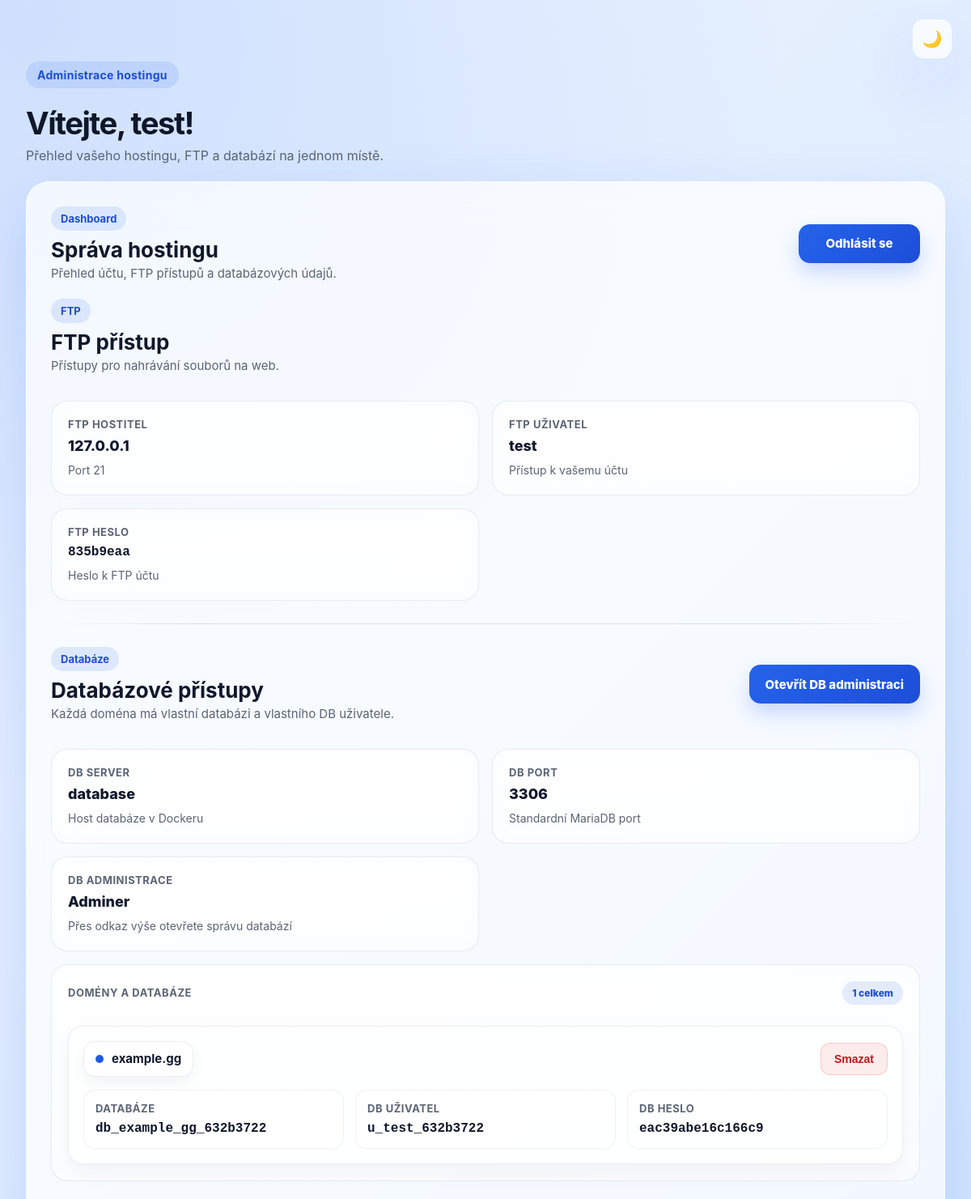
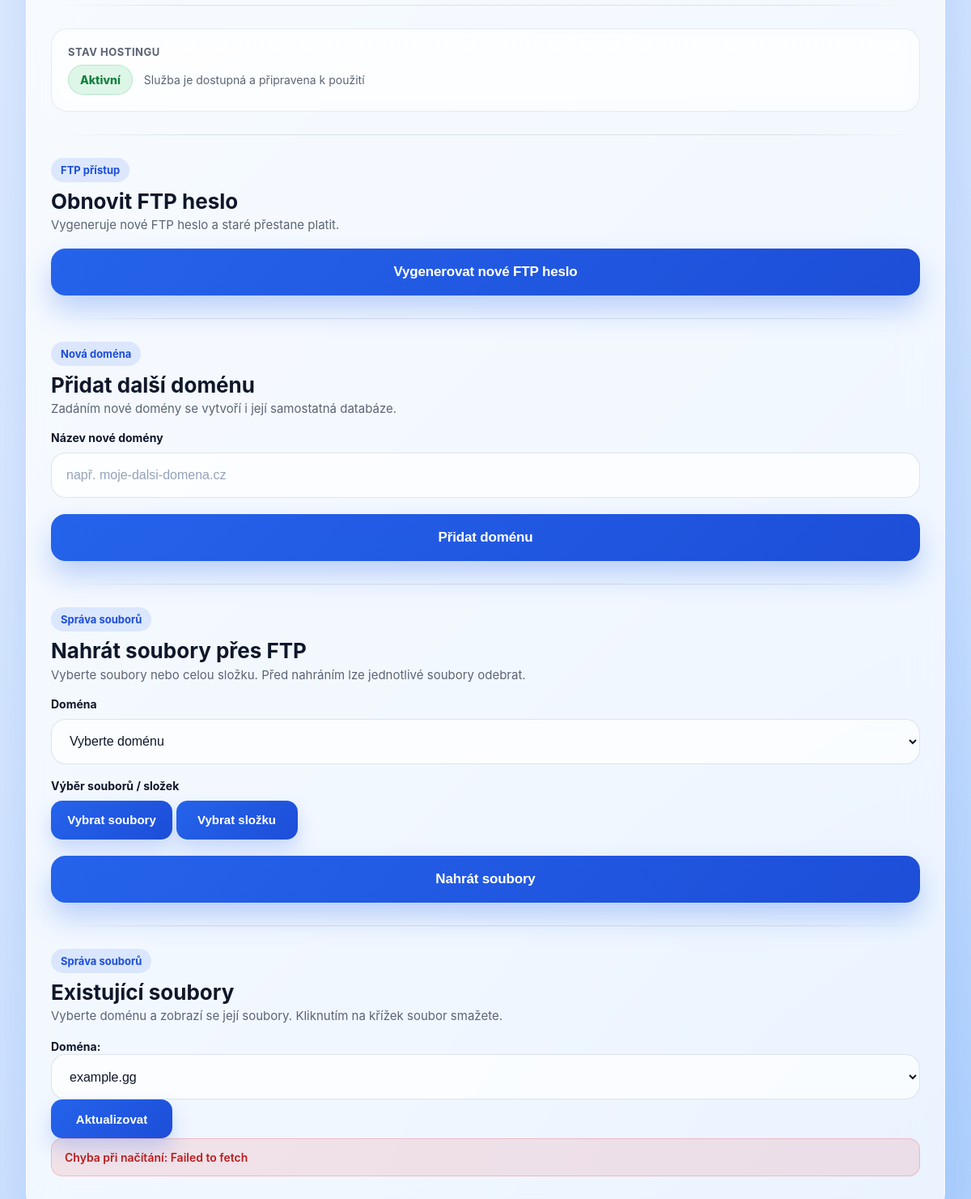
Page /webserver/milanovohosting.gg/dashboard.php (signed in) on the committed database (2 pictures, top to bottom).
### tables this page shows
CREATE TABLE `users` (
  `id` int(11) NOT NULL AUTO_INCREMENT,
  `username` varchar(100) NOT NULL,
  `password` varchar(255) NOT NULL,
  `ftp_password` varchar(255) NOT NULL,
  PRIMARY KEY (`id`),
  UNIQUE KEY `username` (`username`)
);

CREATE TABLE `user_databases` (
  `id` int(11) NOT NULL AUTO_INCREMENT,
  `domain_id` int(11) NOT NULL,
  `db_name` varchar(100) NOT NULL,
  `db_user` varchar(100) NOT NULL,
  `db_password` varchar(255) NOT NULL,
  `created_at` timestamp NULL DEFAULT current_timestamp(),
  PRIMARY KEY (`id`),
  UNIQUE KEY `db_name` (`db_name`),
  UNIQUE KEY `db_user` (`db_user`),
  KEY `fk_user_databases_domain` (`domain_id`),
  CONSTRAINT `fk_user_databases_domain` FOREIGN KEY (`domain_id`) REFERENCES `domains` (`id`) ON DELETE CASCADE
);

CREATE TABLE `domains` (
  `id` int(11) NOT NULL AUTO_INCREMENT,
  `user_id` int(11) NOT NULL,
  `domain_name` varchar(255) NOT NULL,
  `created_at` timestamp NULL DEFAULT current_timestamp(),
  PRIMARY KEY (`id`),
  UNIQUE KEY `domain_name` (`domain_name`),
  KEY `fk_domains_user` (`user_id`),
  CONSTRAINT `fk_domains_user` FOREIGN KEY (`user_id`) REFERENCES `users` (`id`) ON DELETE CASCADE
);

### webserver/milanovohosting.gg/ftp_crypto.php (called while the page is built, shortened)
<?php
function decryptFtpPassword(string $encryptedPassword): string
{
    $data = base64_decode($encryptedPassword, true);
    $ivLength = openssl_cipher_iv_length(FTP_CIPHER);
    $iv = substr($data, 0, $ivLength);
    $encrypted = substr($data, $ivLength);
    $decrypted = openssl_decrypt(
        $encrypted,
        FTP_CIPHER,
        FTP_SECRET_KEY,
        0,
        $iv
    );
    return $decrypted;
}

### webserver/milanovohosting.gg/dashboard.php (the view, shortened to what this page needs)
<?php
require_once 'db.php';
require_once 'ftp_crypto.php';
$dbAdminUrl = 'http://localhost:8888';
$userId = (int) $_SESSION['user_id'];
$stmt = $pdo->prepare("SELECT id, username, ftp_password FROM users WHERE id = ?");
$stmt->execute([$userId]);
$user = $stmt->fetch(PDO::FETCH_ASSOC);
$ftpPasswordDecrypted = null;
try {
    if (!empty($user['ftp_password'])) {
        $ftpPasswordDecrypted = decryptFtpPassword($user['ftp_password']);
    }
} catch (Exception $e) {
    $ftpPasswordDecrypted = null;
}
$ftpPasswordPlainOnce = $_SESSION['ftp_password_plain_once'] ?? null;
$stmtDomains = $pdo->prepare("
    SELECT
        d.id,
        d.domain_name,
        d.created_at,
        ud.db_name,
        ud.db_user,
        ud.db_password
    FROM domains d
    LEFT JOIN user_databases ud ON ud.domain_id = d.id
    WHERE d.user_id = ?
    ORDER BY d.id ASC
");
$stmtDomains->execute([$userId]);
$domains = $stmtDomains->fetchAll(PDO::FETCH_ASSOC);
$selectedDomainForFiles = $_GET['selected_domain'] ?? '';
if (!$selectedDomainForFiles && !empty($domains)) {
    $selectedDomainForFiles = $domains[0]['domain_name'];
}
$displayedFtpPassword = $ftpPasswordPlainOnce !== null ? $ftpPasswordPlainOnce : $ftpPasswordDecrypted;
?>
<!DOCTYPE html>
<html lang="cs">
<head>
    <link rel="stylesheet" href="style.css">
</head>
<body>
    <div class="page-shell">
        <div class="theme-toggle">
            <button id="themeToggle" type="button" aria-label="Přepnout režim">🌙</button>
        </div>
        <main class="dashboard-layout dashboard-layout-wide">
            <section class="dashboard-header dashboard-header-wide">
                <div class="eyebrow">Administrace hostingu</div>
                <h1>Vítejte, <?php echo htmlspecialchars($user['username'], ENT_QUOTES, 'UTF-8'); ?>!</h1>
                <p class="hero-text">
                    Přehled vašeho hostingu, FTP a databází na jednom místě.
                </p>
            </section>
            <section class="dashboard-panel">
                <div class="dashboard-panel-top">
                    <div>
                        <div class="card-badge">Dashboard</div>
                        <h2>Správa hostingu</h2>
                        <p>Přehled účtu, FTP přístupů a databázových údajů.</p>
                    </div>
                    <a href="logout.php" class="secondary-btn dashboard-logout">Odhlásit se</a>
                </div>
                <div class="service-section">
                    <div class="dashboard-panel-top dashboard-panel-top-compact">
                        <div>
                            <div class="card-badge">FTP</div>
                            <h2>FTP přístup</h2>
                            <p>Přístupy pro nahrávání souborů na web.</p>
                        </div>
                    </div>
                    <div class="dashboard-grid">
                        <div class="dashboard-item">
                            <span class="dashboard-label">FTP hostitel</span>
                            <span class="dashboard-value">127.0.0.1</span>
                            <span class="dashboard-note">Port 21</span>
                        </div>
                        <div class="dashboard-item">
                            <span class="dashboard-label">FTP uživatel</span>
                            <span class="dashboard-value"><?php echo htmlspecialchars($user['username'], ENT_QUOTES, 'UTF-8'); ?></span>
                            <span class="dashboard-note">Přístup k vašemu účtu</span>
                        </div>
                        <div class="dashboard-item">
                            <span class="dashboard-label">FTP heslo</span>
                            <span class="dashboard-value value-mono">
                                <?php echo $displayedFtpPassword !== null ? htmlspecialchars($displayedFtpPassword, ENT_QUOTES, 'UTF-8') : 'Nelze zobrazit heslo'; ?>
                            </span>
                            <span class="dashboard-note">Heslo k FTP účtu</span>
                        </div>
                    </div>
                </div>
                <div class="dashboard-divider"></div>
                <div class="service-section">
                    <div class="dashboard-panel-top dashboard-panel-top-compact">
                        <div>
                            <div class="card-badge">Databáze</div>
                            <h2>Databázové přístupy</h2>
                            <p>Každá doména má vlastní databázi a vlastního DB uživatele.</p>
                        </div>
                        <a href="<?php echo htmlspecialchars($dbAdminUrl, ENT_QUOTES, 'UTF-8'); ?>" target="_blank" rel="noopener noreferrer" class="primary-link-btn">
                            Otevřít DB administraci
                        </a>
                    </div>
                    <div class="dashboard-grid">
                        <div class="dashboard-item">
                            <span class="dashboard-label">DB server</span>
                            <span class="dashboard-value">database</span>
                            <span class="dashboard-note">Host databáze v Dockeru</span>
                        </div>
                        <div class="dashboard-item">
                            <span class="dashboard-label">DB port</span>
                            <span class="dashboard-value">3306</span>
                            <span class="dashboard-note">Standardní MariaDB port</span>
                        </div>
                        <div class="dashboard-item">
                            <span class="dashboard-label">DB administrace</span>
                            <span class="dashboard-value">Adminer</span>
                            <span class="dashboard-note">Přes odkaz výše otevřete správu databází</span>
                        </div>
                        <div class="dashboard-item dashboard-item-wide">
                            <div class="domain-card-head">
                                <span class="dashboard-label">Domény a databáze</span>
                                <span class="domains-count"><?php echo count($domains); ?> celkem</span>
                            </div>
                            <?php if (!empty($domains)): ?>
                                <div class="db-domains-list">
                                    <?php foreach ($domains as $domain): ?>
                                        <div class="db-domain-card">
                                            <div class="db-domain-top">
                                                <div class="domain-pill">
                                                    <span class="domain-pill-dot"></span>
                                                    <span class="domain-pill-text"><?php echo htmlspecialchars($domain['domain_name'], ENT_QUOTES, 'UTF-8'); ?></span>
                                                </div>
                                                <form method="POST" class="domain-delete-form" onsubmit="return confirm('Opravdu chcete smazat doménu <?php echo htmlspecialchars($domain['domain_name'], ENT_QUOTES, 'UTF-8'); ?> včetně databáze?');">
                                                    <button type="submit" class="delete-domain-btn">Smazat</button>
                                                </form>
                                            </div>
                                            <div class="db-info-grid">
                                                <div class="db-info-item">
                                                    <span class="dashboard-label">Databáze</span>
                                                    <span class="dashboard-value value-mono"><?php echo htmlspecialchars($domain['db_name'] ?? 'Nevytvořena', ENT_QUOTES, 'UTF-8'); ?></span>
                                                </div>
                                                <div class="db-info-item">
                                                    <span class="dashboard-label">DB uživatel</span>
                                                    <span class="dashboard-value value-mono"><?php echo htmlspecialchars($domain['db_user'] ?? 'Nevytvořen', ENT_QUOTES, 'UTF-8'); ?></span>
                                                </div>
                                                <div class="db-info-item">
                                                    <span class="dashboard-label">DB heslo</span>
                                                    <span class="dashboard-value value-mono"><?php echo htmlspecialchars($domain['db_password'] ?? 'Není dostupné', ENT_QUOTES, 'UTF-8'); ?></span>
                                                </div>
                                            </div>
                                        </div>
                                    <?php endforeach; ?>
                                </div>
                            <?php else: ?>
                                <span class="dashboard-value dashboard-value-empty">Žádná doména nebyla nalezena</span>
                            <?php endif; ?>
                        </div>
                    </div>
                </div>
                <div class="dashboard-divider"></div>
                <div class="dashboard-item dashboard-item-wide">
                    <span class="dashboard-label">Stav hostingu</span>
                    <div class="status-row">
                        <span class="status-active">Aktivní</span>
                        <span class="dashboard-note">Služba je dostupná a připravena k použití</span>
                    </div>
                </div>
                <div class="dashboard-divider"></div>
                <div class="dashboard-panel-top dashboard-panel-top-compact">
                    <div>
                        <div class="card-badge">FTP přístup</div>
                        <h2>Obnovit FTP heslo</h2>
                        <p>Vygeneruje nové FTP heslo a staré přestane platit.</p>
                    </div>
                </div>
                <form method="POST" class="register-form add-domain-form">
                    <button type="submit" name="reset_ftp_password" value="1" class="primary-btn">
                        Vygenerovat nové FTP heslo
                    </button>
                </form>
                <div class="dashboard-divider"></div>
                <div class="dashboard-panel-top dashboard-panel-top-compact">
                    <div>
                        <div class="card-badge">Nová doména</div>
                        <h2>Přidat další doménu</h2>
                        <p>Zadáním nové domény se vytvoří i její samostatná databáze.</p>
                    </div>
                </div>
                <form method="POST" class="register-form add-domain-form">
                    <div class="form-group">
                        <label for="new_domain">Název nové domény</label>
                        <input type="text" id="new_domain" name="new_domain" placeholder="např. moje-dalsi-domena.cz" required>
                    </div>
                    <button type="submit" class="primary-btn">Přidat doménu</button>
                </form>
                <div class="dashboard-divider"></div>
                <div class="dashboard-panel-top dashboard-panel-top-compact">
                    <div>
                        <div class="card-badge">Správa souborů</div>
                        <h2>Nahrát soubory přes FTP</h2>
                        <p>Vyberte soubory nebo celou složku. Před nahráním lze jednotlivé soubory odebrat.</p>
                    </div>
                </div>
                <form id="uploadForm" method="POST" enctype="multipart/form-data" class="register-form add-domain-form">
                    <div class="form-group">
                        <label for="domain_name_upload">Doména</label>
                        <select name="domain_name" id="domain_name_upload" required>
                            <option value="">Vyberte doménu</option>
                        </select>
                    </div>
                    <div class="form-group">
                        <label>Výběr souborů / složek</label>
                        <div id="fileDropZone" class="file-drop-zone" style="background: 0;">
                            <button type="button" id="selectFilesBtn" class="secondary-btn">Vybrat soubory</button>
                            <button type="button" id="selectFolderBtn" class="secondary-btn">Vybrat složku</button>
                        </div>
                    </div>
                    <button type="submit" id="uploadSubmitBtn" class="primary-btn">Nahrát soubory</button>
                </form>
                <div class="dashboard-divider"></div>
                <div class="dashboard-panel-top dashboard-panel-top-compact">
                    <div>
                        <div class="card-badge">Správa souborů</div>
                        <h2>Existující soubory</h2>
                        <p>Vyberte doménu a zobrazí se její soubory. Kliknutím na křížek soubor smažete.</p>
                    </div>
                </div>
                <div class="domain-selector">
                    <label for="domain_selector">Doména:</label>
                    <select id="domain_selector" name="domain_selector">
                        <?php foreach ($domains as $domain): ?>
                            <option value="<?php echo htmlspecialchars($domain['domain_name'], ENT_QUOTES, 'UTF-8'); ?>" <?php echo $selectedDomainForFiles === $domain['domain_name'] ? 'selected' : ''; ?>>
                                <?php echo htmlspecialchars($domain['domain_name'], ENT_QUOTES, 'UTF-8'); ?>
                            </option>
                        <?php endforeach; ?>
                    </select>
                    <button type="button" id="refreshFilesBtn" class="secondary-btn">Aktualizovat</button>
                </div>
                <div id="filesForDomain">
                </div>
            </section>
        </main>
    </div>
</body>
</html>

### rows in the picture
users: username "test", ftp_password "835b9eaa"
user_databases: domain.domain_name "example.gg", db_name "db_example_gg_632b3722", db_user "u_test_632b3722", db_password "eac39abe16c166c9"
domains: domain_selector "example.gg"

### other values in the picture
count($domains) "1"
